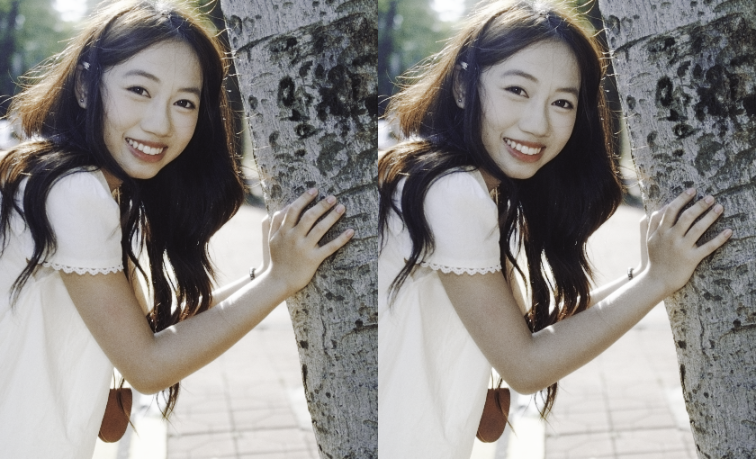
#> input picture svFilm/_archive_1029/lrfinish_debugpng/_ab_sat.png, 756 x 459 px; its folder holds only this picture in this run
$ python layer2_curve.py ../../_archive_1029/lrfinish_debugpng/_ab_sat.png
#> lines starting #> are read from the running program, lines starting #| are printed output that depends on the picture
### svFilm/lrfinish/paths.py
# -*- coding: utf-8 -*-
r"""所有路径的唯一入口。

本目录 = <repo>/svFilm/lrfinish/。代码里不许再出现 `E:\lr_agent` 或
`E:\Debug_svStudio\...` 这类绝对路径；需要换机器时只改这里的环境变量。

环境变量（都可选）：
  LR_ROOT                 工作根（layer1/2/5 的输入输出），默认 <debug>/lr_agent_out/2026-10-23
  LRFINISH_DEBUG          调试根，默认 E:\Debug_svStudio
  LRFINISH_BATCH_ROOT     底片根，默认 <debug>/svFilm_out
  LRFINISH_CMD            LR 桥队列目录，默认本目录/lr_cmd
  LRFINISH_MASTER         大师成片根，默认 E:\ds\大师成片
  LRFINISH_LR_EXE         Lightroom.exe
  LRFINISH_LR_CATALOG     .lrcat
  LRFINISH_LR_CONSOLE     lrc_console.log
"""
from __future__ import annotations

import os
from pathlib import Path

ROOT = Path(__file__).resolve().parent          # <repo>/svFilm/lrfinish
OPT = ROOT / 'opt'
PROTO = ROOT / 'prototype'
ENGINE = ROOT.parent                           # <repo>/svFilm（含 svFilm 包）
REPO = ENGINE.parent                           # <repo>
PRESETS = ENGINE / 'svFilm' / 'data' / 'presets'   # 胶片预设目录（finish.json 就在这里）


def _p(name: str, default) -> Path:
    v = os.environ.get(name)
    return Path(v).expanduser() if v else Path(default)


DEBUG = _p('LRFINISH_DEBUG', r'E:\Debug_svStudio')
WORK = _p('LR_ROOT', DEBUG / 'lr_agent_out' / '2026-10-23')
BATCH_ROOT = _p('LRFINISH_BATCH_ROOT', DEBUG / 'svFilm_out')
CMD_DIR = _p('LRFINISH_CMD', ROOT / 'lr_cmd')
MASTER = _p('LRFINISH_MASTER', r'E:\ds\大师成片')
PROFILES = ROOT / 'profiles'
CALIB = ROOT / 'calibration'

APPDATA = Path(os.environ.get('APPDATA', Path.home() / 'AppData' / 'Roaming'))
LR_EXE = _p('LRFINISH_LR_EXE', r'D:\LR\Adobe Lightroom Classic\Lightroom.exe')
LR_CATALOG = _p('LRFINISH_LR_CATALOG',
                Path.home() / 'Pictures' / 'Lightroom' / 'Lightroom Catalog.lrcat')
LR_CONSOLE = _p('LRFINISH_LR_CONSOLE',
                APPDATA / 'Adobe' / 'Lightroom' / 'lrc_console.log')


def ensure_import_path() -> None:
    """把 lrfinish 根、opt、prototype、引擎父目录加进 sys.path（幂等）。"""
    import sys
    for p in (str(ROOT), str(OPT), str(PROTO), str(ENGINE)):
        if p not in sys.path:
            sys.path.insert(0, p)

### svFilm/lrfinish/opt/lr_measure.py
# -*- coding: utf-8 -*-
r"""LR 收尾 · 测量层（纯函数，不碰 LR）。

同一把尺：svFilm.color.to_lab（D65），长边 1024，与 v3_measure 一致。
"""
from __future__ import annotations

import os
import sys

import numpy as np

import _boot  # noqa: E402
import paths
paths.ensure_import_path()
import svFilm.color as color            # noqa: E402

LONG = 1024


def load_rgb(path, long_edge=LONG):
    import cv2
    im = cv2.imdecode(np.frombuffer(open(path, 'rb').read(), np.uint8), cv2.IMREAD_UNCHANGED)
    if im is None:
        raise RuntimeError('decode fail: %s' % path)
    sc = 65535.0 if im.dtype == np.uint16 else (255.0 if im.dtype == np.uint8 else 1.0)
    if im.ndim == 2:
        im = cv2.cvtColor(im, cv2.COLOR_GRAY2BGR)
    im = cv2.cvtColor(im, cv2.COLOR_BGR2RGB)
    im = np.asarray(im, np.float64) / sc
    h, w = im.shape[:2]
    if long_edge and max(h, w) > long_edge:
        r = long_edge / float(max(h, w))
        im = cv2.resize(im, (int(w * r), int(h * r)), interpolation=cv2.INTER_AREA)
    return np.clip(im, 0.0, 1.0)


def luma_code(rgb):
    u8 = np.clip(rgb * 255.0, 0, 255)
    return 0.2126 * u8[..., 0] + 0.7152 * u8[..., 1] + 0.0722 * u8[..., 2]


# [7 lines left out: function neutral_mask, not called in this run]


def _med(x, min_n=500):
    x = np.asarray(x).ravel()
    return float(np.median(x)) if x.size >= min_n else float('nan')


# [27 lines left out: function stats, not called in this run]


def in_band(v, band):
    lo, hi = band
    return (v == v) and lo <= v <= hi


# [6 lines that do not run on import are left out]

### svFilm/svFilm/color.py
# -*- coding: utf-8 -*-
"""svFilm 色彩基元（全自实现，不引用既有管线代码）。"""
import numpy as np

M_RGB2XYZ = np.array([
    [0.4124564, 0.3575761, 0.1804375],
    [0.2126729, 0.7151522, 0.0721750],
    [0.0193339, 0.1191920, 0.9503041],
])
M_XYZ2RGB = np.linalg.inv(M_RGB2XYZ)
WP = np.array([0.95047, 1.00000, 1.08883])

# Rec.709 亮度权重
W_LUMA = np.array([0.2126, 0.7152, 0.0722])

_EPS = 1e-12
_DELTA = 6.0 / 29.0


def s2l(x):
    """disp -> lin"""
    x = np.asarray(x, np.float64)
    return np.where(x <= 0.04045, x / 12.92, ((np.maximum(x, 0.0) + 0.055) / 1.055) ** 2.4)


def l2s(y):
    y = np.clip(np.asarray(y, np.float64), 0.0, None)
    return np.where(y <= 0.0031308, y * 12.92, 1.055 * y ** (1.0 / 2.4) - 0.055)


def u8_to_display(u8):
    return np.asarray(u8, np.float64) / 255.0


def display_to_u8(d):
    return np.clip(np.rint(np.asarray(d, np.float64) * 255.0), 0, 255).astype(np.uint8)


# [4 lines left out: function luma, not called in this run]


def Y_of(lin):
    return luma(lin)


def gray_of(disp):
    r"""disp -> 显示域灰度（阈值判据统一用这把尺子）。"""
    return luma(disp)


def gray255(disp):
    return luma(disp) * 255.0


def f_lab(t):
    t = np.asarray(t, np.float64)
    return np.where(t > _DELTA ** 3, np.cbrt(np.maximum(t, 0.0)), t / (3.0 * _DELTA ** 2) + 4.0 / 29.0)


def f_lab_inv(t):
    t = np.asarray(t, np.float64)
    return np.where(t > _DELTA, t ** 3, 3.0 * _DELTA ** 2 * (t - 4.0 / 29.0))


def to_lab(disp):
    lin = s2l(np.clip(np.asarray(disp, np.float64), 0.0, 1.0))
    xyz = (lin @ M_RGB2XYZ.T) / WP
    f = f_lab(xyz)
    L = 116.0 * f[..., 1] - 16.0
    a = 500.0 * (f[..., 0] - f[..., 1])
    b = 200.0 * (f[..., 1] - f[..., 2])
    return np.stack([L, a, b], axis=-1)


# [8 lines left out: function from_lab, not called in this run]


def L_of_lin(lin):
    return 116.0 * f_lab(np.clip(lin, 0.0, None)) - 16.0


def lin_of_L(L):
    return f_lab_inv((np.asarray(L, np.float64) + 16.0) / 116.0)


def chroma(lab):
    return np.sqrt(lab[..., 1] ** 2 + lab[..., 2] ** 2)


def chroma_c90(disp):
    return float(np.percentile(chroma(to_lab(disp)), 90))


def pct_of(arr, pcts):
    return {float(p): float(np.percentile(arr, p)) for p in pcts}


# [17 lines left out: functions sat_hsv, smoothstep, hue_deg, not called in this run]

### svFilm/lrfinish/opt/band_read.py
# -*- coding: utf-8 -*-
r"""阶段 0 · 量具②：分段读表（"看直方图"的机器实现，纯离线，不碰 LR）。

读两件事：
  形状：每段像素占比 / 端点贴墙 / 断层 / 峰值位置
  颜色：每段里"本该是灰的"像素（C<=8）三通道谁高谁低 —— 直接读 R/G/B 码值中位，
        因为曲线打点是在码值上动的，a*/b* 只是它的换算结果。

输出：屏显表 + json。CLI：python band_read.py <tif|dir> ...
"""
from __future__ import annotations

import glob
import json
import os
import sys

import numpy as np

import _boot  # noqa: E402
import paths
paths.ensure_import_path()
import lr_measure as M        # noqa: E402

BANDS = ((0, 20), (20, 40), (40, 60), (60, 80), (80, 100))
NAMES = ('0-20', '20-40', '40-60', '60-80', '80-100')
C_NEUTRAL = 8.0
MIN_PX = 200
MASTER = str(paths.PRESETS / '鹿井预设' / 'bands.json')   # layer2 会按 --profile 覆盖


def make_masks(rgb):
    """在**底片**上算一次掩膜（按 L 分段 + C≤8）。之后所有态都用它。

    ★★★ 为什么必须锁在底片上（10-23 12:27 实测）：
      原来每态都重算 C≤8 的中性掩膜。打点会改变 a*/b*，于是一批像素**进出掩膜**，
      读到的"该段三通道中位"其实是**另一批像素**的中位。
      实测证据：只改 B 通道曲线，R/G 码值也跟着变 4~6 码，且变化量与"中性像素数变化"
      完全同向（dn +1222 ⇒ dR −4.4 / dG −4.8）。蓝通道曲线物理上改不了 R/G。
      ⇒ 那不是打动了，是读的那批像素换人了。**不锁掩膜，所有读数都不成立。**
    """
    lab = M.color.to_lab(np.ascontiguousarray(rgb))
    L, a, b = lab[..., 0], lab[..., 1], lab[..., 2]
    C = np.hypot(a, b)
    return {nm: ((L >= lo) & (L < hi) & (C <= C_NEUTRAL))
            for nm, (lo, hi) in zip(NAMES, BANDS)}


def save_masks(path, masks):
    np.savez_compressed(path, **{nm.replace('-', '_'): m for nm, m in masks.items()})
    return path


def load_masks(path):
    z = np.load(path)
    return {nm: z[nm.replace('-', '_')] for nm in NAMES}


def read(path, long_edge=M.LONG, mask_path=None, mask_from=None):
    """mask_from = 另一张图（通常是底片）的路径 ⇒ 在它上面算掩膜，锁死。

    形状量（clip / p50 / 断层）永远用**当前图**的 L —— 那是要反映变化的；
    颜色量（R/G/B 中位、na/nb/nC）用**锁定掩膜**里的那批像素 —— 那才是同一批像素在动。
    """
    rgb = M.load_rgb(path, long_edge)
    lab = M.color.to_lab(np.ascontiguousarray(rgb))
    L, a, b = lab[..., 0], lab[..., 1], lab[..., 2]
    C = np.hypot(a, b)

    if mask_path:
        masks = load_masks(mask_path)
    elif mask_from:
        masks = make_masks(M.load_rgb(mask_from, long_edge))
    else:
        masks = None
    if masks is not None and masks[NAMES[0]].shape != L.shape:
        raise ValueError('掩膜尺寸 %s 与当前图 %s 不一致'
                         % (masks[NAMES[0]].shape, L.shape))

    tot = float(L.size)
    rows = []
    for nm, (lo, hi) in zip(NAMES, BANDS):
        m = (L >= lo) & (L < hi)              # 形状量：走当前图的 L
        mn = masks[nm] if masks is not None else (m & (C <= C_NEUTRAL))
        n = int(m.sum())
        r = dict(band=nm, share=100.0 * n / tot, n=n, n_neutral=int(mn.sum()))
        if n >= MIN_PX:
            r['L'] = float(np.median(L[m]))
            r['a'] = float(np.median(a[m]))
            r['b'] = float(np.median(b[m]))
            r['C'] = float(np.median(C[m]))
        if mn.sum() >= MIN_PX:
            px = rgb[mn] * 255.0
            R, G, B2 = (float(np.median(px[:, i])) for i in range(3))
            r.update(R=R, G=G, B=B2, RG=R - G, RB=R - B2, GB=G - B2)
            r['na'] = float(np.median(a[mn]))
            r['nb'] = float(np.median(b[mn]))
            r['nC'] = float(np.median(C[mn]))
        rows.append(r)
    shape = dict(
        clip_lo=float(100.0 * (L <= 2).mean()),
        clip_hi=float(100.0 * (L >= 98).mean()),
        p2=float(np.percentile(L, 2)), p50=float(np.percentile(L, 50)),
        p98=float(np.percentile(L, 98)),
        peak_band=NAMES[int(np.argmax([r['share'] for r in rows]))],
    )
    # 断层：相邻两段占比的落差（>8 个百分点先记一笔，人看直方图时这就是一道谷）
    gaps = []
    for i in range(len(rows) - 1):
        d = rows[i]['share'] - rows[i + 1]['share']
        if abs(d) > 8:
            gaps.append('%s|%s %+.0f' % (NAMES[i], NAMES[i + 1], d))
    shape['gaps'] = gaps
    return dict(file=os.path.basename(path), bands=rows, shape=shape)


def master():
    k = json.load(open(MASTER, encoding='utf-8'))['keys']
    out = {}
    for nm in NAMES:
        key = 'NAb' + nm.replace('-', '_')
        ka = 'NAa' + nm.replace('-', '_')
        out[nm] = dict(a_p50=k[ka]['p50'], a_p25=k[ka]['p25'], a_p75=k[ka]['p75'],
                       b_p50=k[key]['p50'], b_p25=k[key]['p25'], b_p75=k[key]['p75'])
    return out


# [41 lines left out: functions show, main, not called in this run]


# [2 lines that do not run on import are left out]

### svFilm/lrfinish/opt/layer2_curve.py
# -*- coding: utf-8 -*-
r"""第 2 层求解器（**逐张**）：每张底片算自己的一条通道曲线。

★★★ 10-23 18:5x SV 纠偏（这一层的设计被推翻一次）：
  「求解器的意思不就是你要对每张照片去计算出最好的色调曲线和颜色分级吗？
    虽然是同一组照片但是场景不一样 光线条件构图也不一样啊。
    风格当然是需要保证整组一致 因为是发到社交圈」
  ⇒ 我把「一致」理解成了**用同一组参数**，那是反的：
    同一条曲线砍在不同场景上，出来的风格反而更散（起点不同、需要的量不同，
    一刀下去有的砍过头有的没砍够）。实测证据（本组五张，80-100 段红绿 a*）：
    改前极差 1.4 → 改后极差 **2.0（更散）**；60-80 段极差 7.2 → 7.1（一点没动），
    3024 那张 +6.5 离群 7 个点，整组一条曲线完全没管住它。
  ⇒ **靶一致，刀逐张**：整组共用一个"靶"（大师的带），每张各自解要挪几码。
    这跟印相一个道理：相纸和显影时间固定（介质 = 风格），每张底片曝光时间各自定（正确）。

口径（都来自已定的规矩，不是新拍的）：
  · **量具 = band_read**：每段只取"本该是灰的"像素（C ≤ 8），读三通道码值中位。
    掩膜**锁在这张图自己**（`mask_from=p`）。
  · **判据 = 出没出带**：大师逐段 a*/b* 的 [P25,P75] 就是带。
  · **目标 = 带内落点**（clamp 到 [P25+10%带宽, P75−10%带宽]）。
  · **解 = 实测增益矩阵**（不是 from_lab 反解，它把 R 高估 4 倍），第一行约束 dL=0。
  · **一处一刀 = 平台，不是尖峰**：段内两点同偏移（连线 y=x+d 即纯平移）。共 12 点（LR 上限 20）。
  · **增益按实际亮度插值**：同一段在不同图上 L* 不同（3024 抬过曝光），固定段值会偏。

用法：python opt/layer2_curve.py <tif> [tif ...]        # 逐张算，只屏显不写 LR
产物：<OUT>/layer2_curve.json
"""
from __future__ import annotations

import json
import os
import sys

import numpy as np

import _boot  # noqa: E402
import paths
paths.ensure_import_path()

import band_read as BR          # noqa: E402

OUT = str(paths.WORK / 'layer2')
XS = list(range(0, 256, 16))
MARGIN = 0.10                                  # 目标落点往带内缩 10% 带宽
MAX_SHIFT = 8.0                                # 单张单段单通道最多挪几码（增益矩阵是 ±6 码标定的）
CENTERS = (10.0, 30.0, 50.0, 70.0, 90.0)       # 五段标定时的 L* 中心

# ★★★★★ 增益矩阵（10-23 20:27 实测，`opt/_cal_curve_gain.py`，单通道 +6 码阶跃）：
#   GAIN[段][通道] = (dL*, da*, db*) 每挪 1 码的效应。
#   为什么必须实测：`from_lab` 反解说"要让 a* 走 0.9 该挪 R 3.1 码"，照做实测走了 +4.6
#   （高估 R 约 4 倍）。用本矩阵验算同一刀应产生 Δa=+4.48，实测 +4.6 ⇒ 矩阵准。
#   顺带：① 通道曲线几乎不改亮度（dL 全在 ±0.28 内）⇒ 只改色不改亮；
#          ② 同一通道效应随亮度变（da/dR 暗部 0.86 → 亮部 1.29）⇒ 必须按实际 L* 插值。
GAIN = {
    '0-20':   dict(R=(+0.060, +0.998, +0.203), G=(+0.176, -1.264, +0.601), B=(+0.004, +0.148, -0.734)),
    '20-40':  dict(R=(+0.018, +0.993, +0.198), G=(+0.055, -1.135, +0.561), B=(+0.001, +0.151, -0.736)),
    '40-60':  dict(R=(-0.006, +0.888, +0.178), G=(-0.020, -1.011, +0.496), B=(-0.000, +0.126, -0.662)),
    '60-80':  dict(R=(-0.028, +0.858, +0.172), G=(-0.073, -0.979, +0.481), B=(-0.004, +0.121, -0.643)),
    '80-100': dict(R=(+0.082, +1.293, +0.265), G=(+0.274, -1.463, +0.721), B=(+0.005, +0.165, -0.881)),
}


# [55 lines left out: functions L_to_code, gain_at, solve_d, into_band, not called in this run]


def stats_one(path, mask=None):
    """单张五段近中性 (L,a*,b*) 中位 + 大师的带。

    mask 给了就用它当掩膜（**必须**：迭代时量的是"改后"那张图，但掩膜要锁在基准上，
    否则一批像素进出掩膜，读的就是另一批人了）。
    """
    r = BR.read(path, mask_from=mask or path)
    mas = BR.master()
    rows = []
    for k, nm in enumerate(BR.NAMES):
        b = r['bands'][k]
        m = mas[nm]
        row = dict(band=nm, ok=('na' in b),
                   L=b.get('L'), na=b.get('na'), nb=b.get('nb'),
                   R=b.get('R'), G=b.get('G'), B=b.get('B'),
                   n=int(b.get('n_neutral', 0)),
                   master=dict(a=m['a_p50'], b=m['b_p50'],
                               a_w=(m['a_p25'], m['a_p75']),
                               b_w=(m['b_p25'], m['b_p75'])))
        rows.append(row)
    return rows


# [77 lines left out: functions solve_rows, build_curves, build_from_dmap, not called in this run]


def plan_one(path):
    """单张的全套：量 → 解 → 拼曲线。"""
    rows = stats_one(path)
    solve_rows(rows)
    return rows, build_curves(rows)


# [25 lines left out: functions residual, show_one, not called in this run]


def main():
    files = [p for p in sys.argv[1:] if os.path.exists(p)]
    if not files:
        print('用法: layer2_curve.py <tif> [tif ...]'); return
    os.makedirs(OUT, exist_ok=True)
    out = []
    for p in files:
        rows, curves = plan_one(p)
        show_one(os.path.basename(p), rows, curves)
        out.append(dict(file=p, rows=rows, curves=curves))
#> this loop made 1 pass; (reads svFilm/lrfinish/opt/bands.json from the repository)
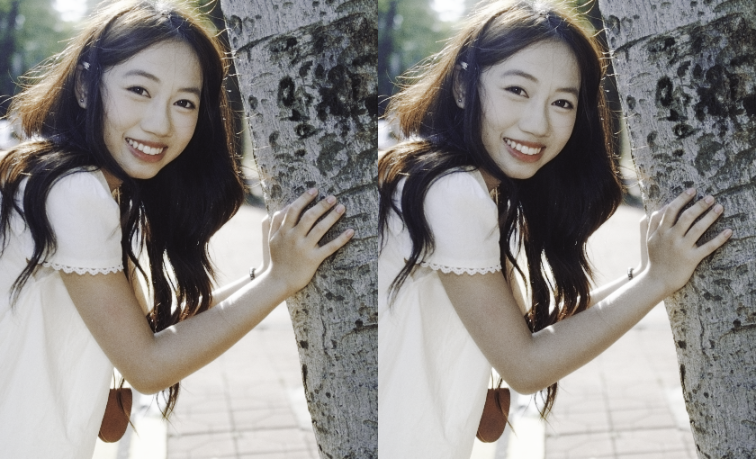
#> input picture svFilm/_archive_1029/lrfinish_debugpng/_ab_sat.png, 756 x 459 px
#> pass 1, in to_lab, `lin = s2l(np.clip(np.asarray(disp, np.float64), 0.0, 1.0))`:
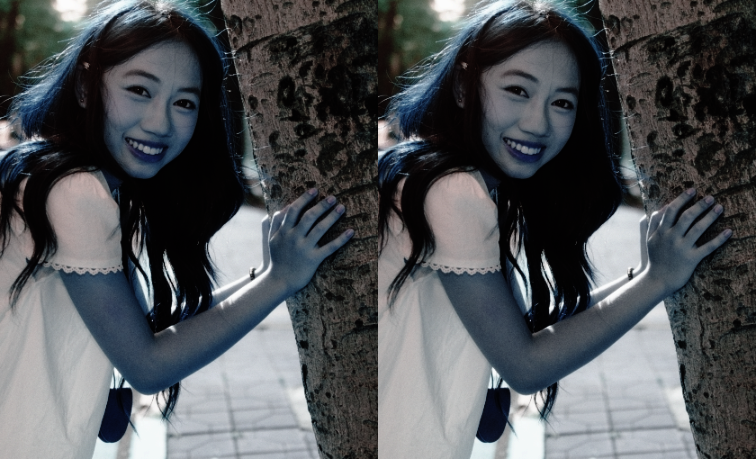
#> lin: shape (459, 756, 3) float64; mean of channels 0, 1, 2 0.347, 0.334, 0.321; drawn as B, G, R
    json.dump(out, open(os.path.join(OUT, 'layer2_curve.json'), 'w', encoding='utf-8'),
              ensure_ascii=False, indent=1, default=float)
    print('\n-> %s' % os.path.join(OUT, 'layer2_curve.json'))


if __name__ == '__main__':
#> (the run stopped early here; a loop or call above may not have finished)
